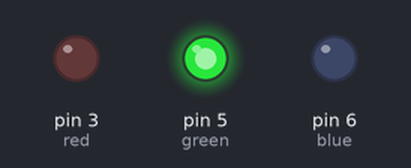
Recording of a sketch running on a simulated Arduino Uno, built with avr-gcc and run on an emulated ATmega328P. Shown: output pins drawn as LEDs (lit = HIGH). Random numbers use the default seed unless the sketch sets one.

Above: at 1.5 s.
At 6.72 s:
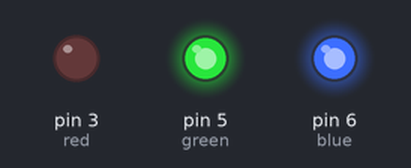
At 12.28 s:
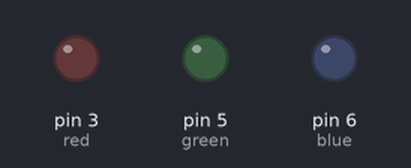
At 17.2 s:
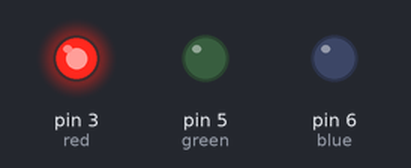
At 23.87 s:
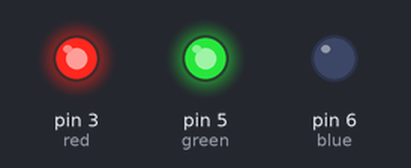
At 36.56 s:
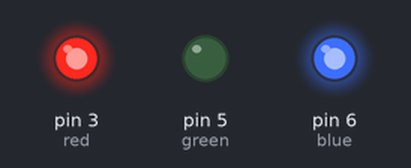
Timing chart, 0 to 40.0 s (numbered marks = the images above):
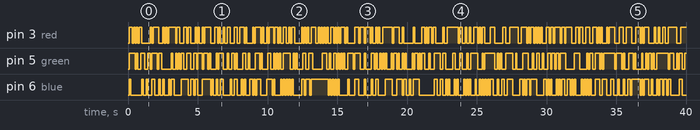

Measured:
- by itself, pin 3 (red): LOW → HIGH at 0.10 s, → LOW 0.20 s later, → HIGH 0.10 s later, → LOW 0.10 s later, … (199 changes in this stretch)
- by itself, pin 5 (green): LOW → HIGH at 0.10 s, → LOW 0.40 s later, → HIGH 0.10 s later, → LOW 0.10 s later, … (191 changes in this stretch)
- by itself, pin 6 (blue): LOW → HIGH at 0.10 s, → LOW 0.10 s later, → HIGH 0.80 s later, → LOW 0.10 s later, … (192 changes in this stretch)

The sketch:

blink.ino
```cpp
int red = 3;
int green = 5;
int blue = 6;
int period = 100;

void setup() {
  pinMode(red, OUTPUT);
  pinMode(green, OUTPUT);
  pinMode(blue, OUTPUT);
}

void loop() {
  int r_on = random(2) == 0 ? HIGH : LOW;
  int g_on = random(2) == 0 ? HIGH : LOW;
  int b_on = random(2) == 0 ? HIGH : LOW;
  digitalWrite(red, r_on);
  digitalWrite(green, g_on);
  digitalWrite(blue, b_on);
  delay(period);
}
```
